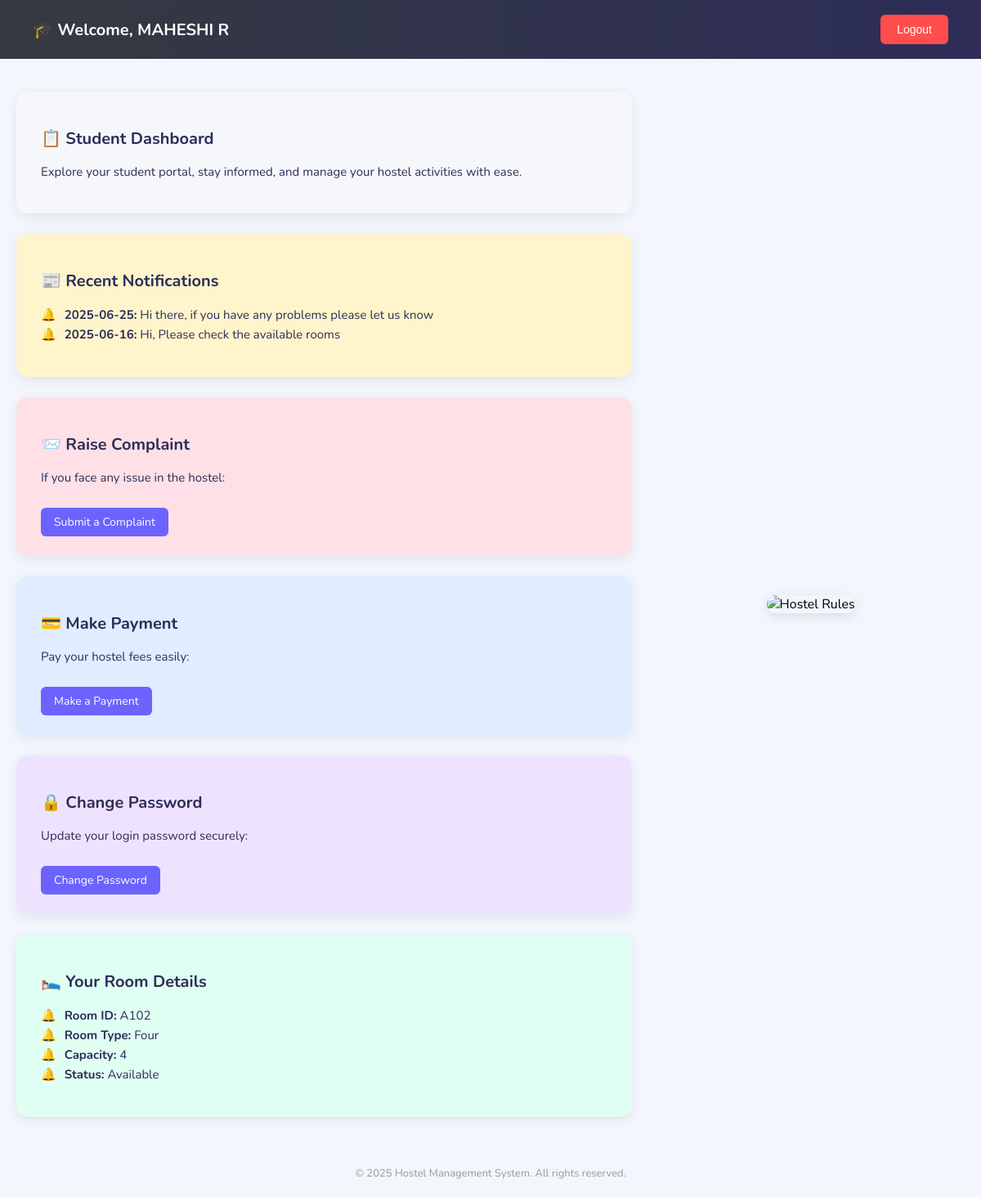
The app's page /dashboard_student.php (signed in) with its own data.
### tables this page shows
CREATE TABLE `students` (
  `Student_ID` varchar(20) NOT NULL,
  `Name` varchar(100) DEFAULT NULL,
  `Contact` varchar(15) DEFAULT NULL,
  `Room_ID` varchar(20) DEFAULT NULL,
  `Faculty` varchar(100) DEFAULT NULL
);

CREATE TABLE `notifications` (
  `id` int(11) NOT NULL,
  `title` varchar(255) NOT NULL,
  `message` text NOT NULL,
  `date` date NOT NULL
);

CREATE TABLE `room` (
  `Room_ID` varchar(20) NOT NULL,
  `Room_Type` varchar(50) DEFAULT NULL,
  `Capacity` int(11) DEFAULT NULL,
  `Status` varchar(20) DEFAULT NULL
);

### dashboard_student.php (the view, shortened to what this page needs)
<?php
$student_id = $_SESSION['student_id'];
require 'db.php';
$notif_result = $mysqli->query("SELECT message, date FROM notifications ORDER BY date DESC LIMIT 5");
$stmt = $mysqli->prepare("SELECT s.Name, s.Room_ID, r.Room_Type, r.Capacity, r.Status FROM students s JOIN room r ON s.Room_ID = r.Room_ID WHERE s.Student_ID = ?");
$stmt->bind_param("s", $student_id);
$stmt->execute();
$result = $stmt->get_result();
$student = $result->fetch_assoc();
?>
<!DOCTYPE html>
<html lang="en">
<head>
</head>
<body>
  <div class="header">
    <div>🎓 Welcome, <span style="font-weight:bold; text-transform:uppercase;"><?= htmlspecialchars($student['Name']) ?></span></div>
    <form action="logout.php" method="post">
      <button class="logout-btn">Logout</button>
    </form>
  </div>
  <div class="main">
    <div class="container">
      <div class="card gray">
        <h3>📋 Student Dashboard</h3>
        <p>Explore your student portal, stay informed, and manage your hostel activities with ease.</p>
      </div>
      <div class="card yellow">
        <h3>📰 Recent Notifications</h3>
        <ul>
          <?php while ($row = $notif_result->fetch_assoc()): ?>
            <li><strong><?= htmlspecialchars($row['date']) ?>:</strong> <?= htmlspecialchars($row['message']) ?></li>
          <?php endwhile; ?>
        </ul>
      </div>
      <div class="card pink">
        <h3>📨 Raise Complaint</h3>
        <p>If you face any issue in the hostel:</p>
        <a class="btn" href="complaints.php">Submit a Complaint</a>
      </div>
      <div class="card blue">
        <h3>💳 Make Payment</h3>
        <p>Pay your hostel fees easily:</p>
        <a class="btn" href="submit_payment.php">Make a Payment</a>
      </div>
      <div class="card purple">
        <h3>🔒 Change Password</h3>
        <p>Update your login password securely:</p>
        <a class="btn" href="change_password.php">Change Password</a>
      </div>
      <div class="card green">
        <h3>🛌 Your Room Details</h3>
        <ul>
          <li><strong>Room ID:</strong> <?= htmlspecialchars($student['Room_ID']) ?></li>
          <li><strong>Room Type:</strong> <?= htmlspecialchars($student['Room_Type']) ?></li>
          <li><strong>Capacity:</strong> <?= htmlspecialchars($student['Capacity']) ?></li>
          <li><strong>Status:</strong> <?= htmlspecialchars($student['Status']) ?></li>
        </ul>
      </div>
    </div>
    <div class="image-wrapper">
      <img src="assets/hostel_rules.png" alt="Hostel Rules">
    </div>
  </div>
  <div class="footer">
    &copy; <?= date("Y") ?> Hostel Management System. All rights reserved.
  </div>
</body>
</html>

### dashboard_student.php (style rules this page uses)
body { margin: 0; background: #f3f6fc; font-family: 'Nunito', sans-serif; }
.header { background: linear-gradient(to right, #343a40, #2d2d58); color: white; padding: 18px 40px; display: flex; justify-content: space-between; align-items: center; font-size: 20px; font-weight: bold; }
.logout-btn { background: #ff4d4d; padding: 10px 20px; border: none; color: white; border-radius: 6px; font-size: 14px; cursor: pointer; transition: background 0.3s; }
.main { display: grid; grid-template-columns: 2fr 1fr; gap: 30px; max-width: 1200px; margin: 40px auto; padding: 0 20px; }
.container { display: grid; gap: 25px; }
.card { padding: 24px 30px; border-radius: 14px; box-shadow: 0 4px 16px rgba(0,0,0,0.08); color: #2d2d58; transition: transform 0.2s ease-in-out; }
.card h3 { font-size: 20px; margin-bottom: 12px; }
.card p, .card li { font-size: 15px; line-height: 1.6; }
.card ul { list-style: none; padding-left: 0; }
.card li::before { content: "🔔"; margin-right: 10px; }
.card.blue { background: #e0ecff; }
.card.pink { background: #ffe0e6; }
.card.yellow { background: #fff5cc; }
.card.purple { background: #eee3ff; }
.card.green { background: #e0fff3; }
.card.gray { background: #f5f7fa; }
.btn { display: inline-block; background: #6c63ff; color: #fff; padding: 8px 16px; border-radius: 6px; font-size: 14px; text-decoration: none; margin-top: 10px; transition: background 0.3s ease; }
.image-wrapper { display: flex; align-items: center; justify-content: center; height: 100%; }
.image-wrapper img { max-width: 100%; max-height: 100%; border-radius: 12px; box-shadow: 0 4px 15px rgba(0,0,0,0.1); }
.footer { text-align: center; color: #999; font-size: 13px; padding: 20px; }

### records on screen
students: Name "MAHESHI R", Room_ID "A102", Room_ID.Room_Type "Four", Room_ID.Capacity "4", Room_ID.Status "Available"
notifications: date "2025-06-25", message "Hi there, if you have any problems please let us know"
notifications: date "2025-06-16", message "Hi, Please check the available rooms"
